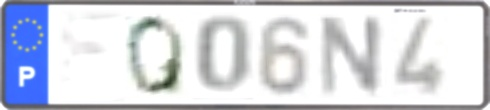
#> input picture RandomCodigos/data_augmentation/synthetic/1014_6___3463_N___2234_Q___3703_0___783_4___1349_F___.jpg, 490 x 110 px
$ python -i image_transformations.py   (imports and definitions only)
#> lines starting #> are read from the running program, lines starting #| are printed output that depends on the picture
'''The goal of this function is to apply random transformations to an image
and be called with just one line of code "apply_random_transformations(image)".'''


import cv2
import numpy as np
import random

def apply_random_homography(image, max_skew=20, max_rotation=15, max_stretch=0.5):
    height, width, _ = image.shape

    skew_angle = random.uniform(-max_skew, max_skew)
    rotation_angle = random.uniform(-max_rotation, max_rotation)

    #min_value = 0.3
    #max_value = 1.5

    # Adjust the mode parameter to control the bias towards 1.00
    #stretch_factor_x = random.triangular(min_value, max_value, mode=1.00)

    stretch_factor_x = 1 + random.uniform(-max_stretch, max_stretch-0.1)  # Stretch factor in x direction
    stretch_factor_y = 2 - stretch_factor_x#+ random.uniform(-max_stretch, max_stretch)  # Stretch factor in y direction

    # Apply skewing to the skew matrix
    skew_matrix = np.array([[1, np.tan(np.radians(skew_angle)), 0],
                            [0, 1, 0],
                            [0, 0, 1]])

    # Apply stretching to the skew matrix
    stretch_matrix = np.array([[stretch_factor_x, 0, 0],
                               [0, stretch_factor_y, 0],
                               [0, 0, 1]])

    rotation_matrix = cv2.getRotationMatrix2D((width/2, height/2), rotation_angle, 1)

    # Combine skew, stretch, and rotation matrices
    combined_matrix = np.dot(np.dot(rotation_matrix, skew_matrix), stretch_matrix)

    # Calculate new dimensions to include all original image pixels
    corners = np.array([[0, 0, 1],
                        [width, 0, 1],
                        [0, height, 1],
                        [width, height, 1]])

    transformed_corners = np.dot(corners, combined_matrix.T)

    min_x, min_y = np.min(transformed_corners[:, :2], axis=0)
    max_x, max_y = np.max(transformed_corners[:, :2], axis=0)

    new_width = int(np.ceil(max_x - min_x))
    new_height = int(np.ceil(max_y - min_y))

    # Adjust the translation part of the combined matrix
    combined_matrix[0, 2] -= min_x
    combined_matrix[1, 2] -= min_y

    warped_image = cv2.warpAffine(image, combined_matrix[:2], (new_width, new_height), borderMode=cv2.BORDER_REPLICATE)
    #print(f"skew_angle: {skew_angle}, rotation_angle: {rotation_angle}, stretch_factor_x: {stretch_factor_x}, stretch_factor_y: {stretch_factor_y}")
    return warped_image, combined_matrix

def apply_random_blur(image, resize_factor): # Average or motion blur
    if random.random() < 0.85 and resize_factor > 0.6:
        kernel_size = random.choice([1, 11, 13, 15, 17]) # kernel from 1, 11 to 17

        # Create the vertical kernel.
        kernel_h = np.zeros((kernel_size, kernel_size))

        # Fill the middle row with ones.
        kernel_h[int((kernel_size - 1)/2), :] = np.ones(kernel_size)

        # Normalize.
        kernel_h /= kernel_size

        # Apply the horizontal kernel.
        blurred_image = cv2.filter2D(image, -1, kernel_h)
    else:
        if resize_factor > 0.6:
            kernel_size = random.choice([1, 3, 5, 7, 9])
        else:
            kernel_size = random.choice([1, 3])
        blurred_image = cv2.blur(image, (kernel_size, kernel_size))
    return blurred_image

def apply_random_brightness_contrast_saturation(image):
    brightness_reduction = random.uniform(20, -40)
    contrast_factor = random.uniform(0.5, 1.3)
    adjusted_image = cv2.convertScaleAbs(image, alpha=contrast_factor, beta=brightness_reduction)
    # Adjust the image's saturation randomly
    if random.random() < 0.5:
        saturation_factor = random.uniform(0.1, 2.0)
        hsv_image = cv2.cvtColor(adjusted_image, cv2.COLOR_BGR2HSV)
        hsv_image[:, :, 1] = hsv_image[:, :, 1] * saturation_factor
        adjusted_image = cv2.cvtColor(hsv_image, cv2.COLOR_HSV2BGR)
    return adjusted_image

def apply_random_noise(image, noise_prob=0.85):
    if random.random() < noise_prob:
        noise_types = ['gaussian', 'speckle']
        chosen_noise = random.choice(noise_types)#, p = [0.33, 0.67])

        if chosen_noise == 'gaussian':
            #print ("Gaussian noise")
            noise = np.random.normal(0.4, 1, image.shape).astype(np.uint8)
            noisy_image = cv2.add(image, noise)
        elif chosen_noise == 'speckle':
            #print ("Speckle noise")
            speckle = np.random.randn(*image.shape) * 0.3
            noisy_image = np.clip(image + image * speckle, 0, 255).astype(np.uint8)


        noisy_image = np.clip(noisy_image, 0, 255).astype(np.uint8)
        return noisy_image
    #else:
        #print ("No noise")
    return image

def apply_shadow(image):
    # Add a shadow to the image with a 40% chance of occurrence
    if random.random() < 0.4:
        # Get image width and height
        height, width, _ = image.shape

        # Generate random points on the left and right sides of the image
        left_point = (0, random.randint(0, height - 1))
        right_point = (width - 1, random.randint(0, height - 1))

        # Define a line between the two points
        line_coefficients = np.polyfit([left_point[0], right_point[0]], [left_point[1], right_point[1]], 1)
        a, b = line_coefficients

        # Create a mesh grid of X and Y coordinates
        Y, X = np.meshgrid(range(height), range(width), indexing='ij')

        # Use the equation of the line to check which pixels are above the line
        above_line_mask = Y < (a * X + b)

        # Adjust the brightness of pixels above the line
        # Randomly choose a value between 0.3 and 0.6
        brightness_reduction = random.random() * 0.3 + 0.3
        image[above_line_mask] = np.clip(image[above_line_mask]*brightness_reduction, 0, 255)
    return image

def apply_random_temperature_change(image):
    # Define the temperature adjustment factor (positive for warmer, negative for cooler)
    temperature_factor = random.random()*0.5 - 0.25  # You can adjust this value as needed

    # Increase the blue channel (for warmth) and decrease the blue channel (for coolness)
    blue_channel = np.clip(image[:, :, 0] * (1 + temperature_factor), 0, 255).astype(np.uint8)
    red_channel = np.clip(image[:, :, 2] * (1 - temperature_factor), 0, 255).astype(np.uint8)

    # Create the output image with adjusted channels
    adjusted_image = image.copy()
    adjusted_image[:, :, 0] = blue_channel
    adjusted_image[:, :, 2] = red_channel
    return adjusted_image

def apply_random_resize(image):
    # Define the resize factor (randomly chosen between 0.25 and 1)
    resize_factor = random.uniform(0.15, 1.0)
    # Resize the image
    resized_image = cv2.resize(image, None, fx=resize_factor, fy=resize_factor, interpolation=cv2.INTER_CUBIC)
    return resized_image, resize_factor
    #return image, 1.00

def apply_random_colors(image, p=0.75):
    """
    Apply one of the three transformations to the input image based on probability:
    1. Original image with probability p
    2. Random channel set to 0 with probability (1-p)/2
    3. Negative of the original image with probability (1-p)/2

    Parameters:
    - image: Input RGB image (numpy array).
    - p: Probability of keeping the original image.

    Returns:
    - Transformed image.
    """
    # Randomly choose a transformation based on probability
    rand_num = random.random()

    if rand_num < p:
        # Option 1: Original image
        transformed_image = image.copy()
    elif rand_num < p + (1 - p) / 2:
        # Option 2: Randomly set 1 or 2 channels to 0
        num_channels_to_zero = random.choice([1, 2])
        channels_to_zero = random.sample([0, 1, 2], num_channels_to_zero)
        transformed_image = image.copy()
        transformed_image[:, :, channels_to_zero] = 0
    else:
        # Option 3: Negative of the original image
        transformed_image = cv2.bitwise_not(image)

    return transformed_image

def apply_chromatic_aberration(image, max_shift=1):
    if random.random()<0.75:
        # Split the image into its color channels
        b, g, r = cv2.split(image)

        # Generate random shifts for each channel
        shift_b = np.random.randint(-max_shift, max_shift + 1)
        shift_g = np.random.randint(-max_shift, max_shift + 1)
        shift_r = np.random.randint(-max_shift, max_shift + 1)

        # Shift the color channels
        b_shifted = np.roll(b, shift_b, axis=(0, 1))
        g_shifted = np.roll(g, shift_g, axis=(0, 1))
        r_shifted = np.roll(r, shift_r, axis=(0, 1))

        # Merge the shifted channels back into an image
        shifted_image = cv2.merge([b_shifted, g_shifted, r_shifted])

        # Clip values to ensure they are within the valid range [0, 255]
        shifted_image = np.clip(shifted_image, 0, 255).astype(np.uint8)
    else:
        shifted_image = image
    return shifted_image


def apply_random_transformations(image):
    image = apply_random_noise(image)
    image, matrix_used = apply_random_homography(image)
    image = apply_random_temperature_change(image)
    image = apply_shadow(image)
    image = apply_chromatic_aberration(image)
    image, resize_factor = apply_random_resize(image)
    image = apply_random_blur(image, resize_factor)
    image = apply_random_brightness_contrast_saturation(image)
    image = apply_random_colors(image)

    return image, matrix_used, resize_factor

# [13 lines of commented-out code are left out]

>>> import cv2
>>> picture = cv2.imread('synthetic/1014_6___3463_N___2234_Q___3703_0___783_4___1349_F___.jpg')
#> picture is the input picture: shape (110, 490, 3); mean B, G, R 222.6, 213.1, 209.5
>>> result = apply_random_transformations(picture)
#> in apply_random_noise, `noisy_image = np.clip(image + image * speckle, 0, 255).astype(np.uint8)`:
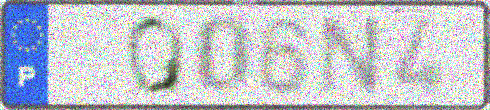
#> noisy_image: shape (110, 490, 3); mean B, G, R 202.8, 195.3, 191.5
#> in apply_random_homography, `warped_image = cv2.warpAffine(image, combined_matrix[:2], (new_width, ..`:
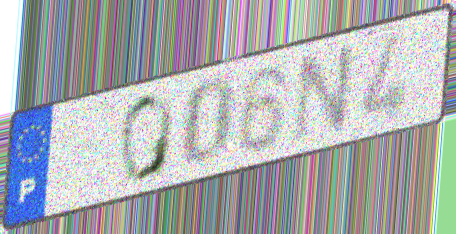
#> warped_image: shape (234, 456, 3); mean B, G, R 175.9, 173.4, 170.6
#> in apply_random_transformations, `image, matrix_used = apply_random_homography(image)`: matrix_used = [[0.91, -0.0862, 9.49], [-0.226, 1.12, 110.8]]
#> in apply_random_temperature_change, `blue_channel = np.clip(image[:, :, 0] * (1 + temperature_factor), 0, 2..`:
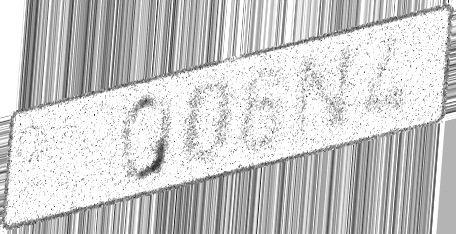
#> blue_channel: shape (234, 456); min 13, max 255, mean 202.2
#> in apply_random_temperature_change, `red_channel = np.clip(image[:, :, 2] * (1 - temperature_factor), 0, 25..`:
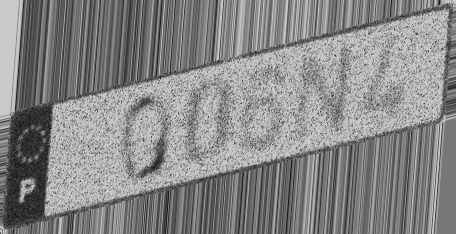
#> red_channel: shape (234, 456); min 8, max 201, mean 134.4
#> in apply_random_temperature_change, `adjusted_image[:, :, 2] = red_channel`:
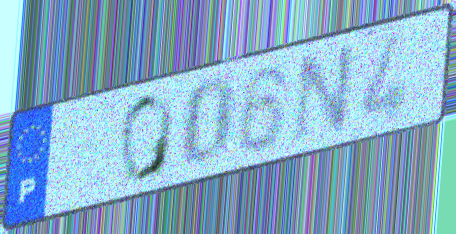
#> adjusted_image: shape (234, 456, 3); mean B, G, R 202.2, 173.4, 134.4
#> in apply_random_resize, `resized_image = cv2.resize(image, None, fx=resize_factor, fy=resize_fa..`:
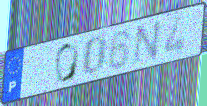
#> resized_image: shape (106, 207, 3); mean B, G, R 201.9, 173.3, 134.4
#> in apply_random_transformations, `image, resize_factor = apply_random_resize(image)`: resize_factor = 0.454
#> in apply_random_brightness_contrast_saturation, `adjusted_image = cv2.convertScaleAbs(image, alpha=contrast_factor, bet..`:
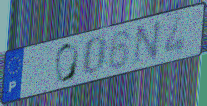
#> adjusted_image: shape (106, 207, 3); mean B, G, R 136.2, 115.5, 87.3

$ run again, on RandomCodigos/data_augmentation/synthetic/1292_7___2460_5___1888_3___221_2___2310_3___1586_F___.jpg
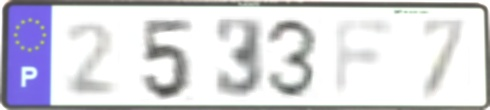
#> input picture RandomCodigos/data_augmentation/synthetic/1292_7___2460_5___1888_3___221_2___2310_3___1586_F___.jpg, 490 x 110 px
#> picture is the input picture: shape (110, 490, 3); mean B, G, R 221.3, 213.7, 214.1
#> matrix_used = [[0.91, -0.0862, 9.49], [-0.226, 1.12, 110.8]]
#> in apply_random_resize, `resized_image = cv2.resize(image, None, fx=resize_factor, fy=resize_fa..`:
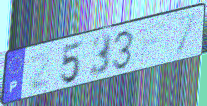
#> resized_image: shape (106, 207, 3); mean B, G, R 194.8, 171.6, 135.2
#> resize_factor = 0.454
#> in apply_random_brightness_contrast_saturation, `adjusted_image = cv2.convertScaleAbs(image, alpha=contrast_factor, bet..`:
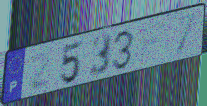
#> adjusted_image: shape (106, 207, 3); mean B, G, R 131.1, 114.2, 87.8

$ run again, on RandomCodigos/data_augmentation/synthetic/1395_3___3688_3___2661_C___2361_4___3281_I___1146_V___.jpg
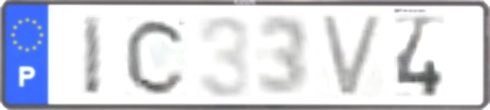
#> input picture RandomCodigos/data_augmentation/synthetic/1395_3___3688_3___2661_C___2361_4___3281_I___1146_V___.jpg, 490 x 110 px
#> picture is the input picture: shape (110, 490, 3); mean B, G, R 225.1, 215, 211.8
#> matrix_used = [[0.91, -0.0862, 9.49], [-0.226, 1.12, 110.8]]
#> in apply_random_resize, `resized_image = cv2.resize(image, None, fx=resize_factor, fy=resize_fa..`:
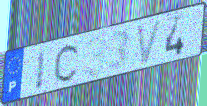
#> resized_image: shape (106, 207, 3); mean B, G, R 202.2, 173.7, 134.9
#> resize_factor = 0.454
#> in apply_random_brightness_contrast_saturation, `adjusted_image = cv2.convertScaleAbs(image, alpha=contrast_factor, bet..`:
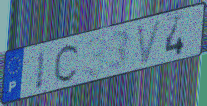
#> adjusted_image: shape (106, 207, 3); mean B, G, R 136.5, 115.7, 87.6

$ run again, on RandomCodigos/data_augmentation/synthetic/1736_8___2396_4___2398_E___2341_E___17_A___3103_5___.jpg
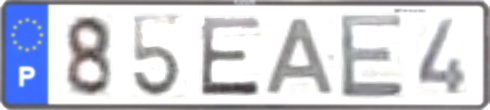
#> input picture RandomCodigos/data_augmentation/synthetic/1736_8___2396_4___2398_E___2341_E___17_A___3103_5___.jpg, 490 x 110 px
#> picture is the input picture: shape (110, 490, 3); mean B, G, R 215.8, 205.4, 202.7
#> matrix_used = [[0.91, -0.0862, 9.49], [-0.226, 1.12, 110.8]]
#> resize_factor = 0.454
#> in apply_random_brightness_contrast_saturation, `adjusted_image = cv2.convertScaleAbs(image, alpha=contrast_factor, bet..`:
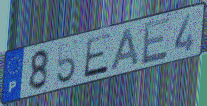
#> adjusted_image: shape (106, 207, 3); mean B, G, R 133.8, 113, 85.5
